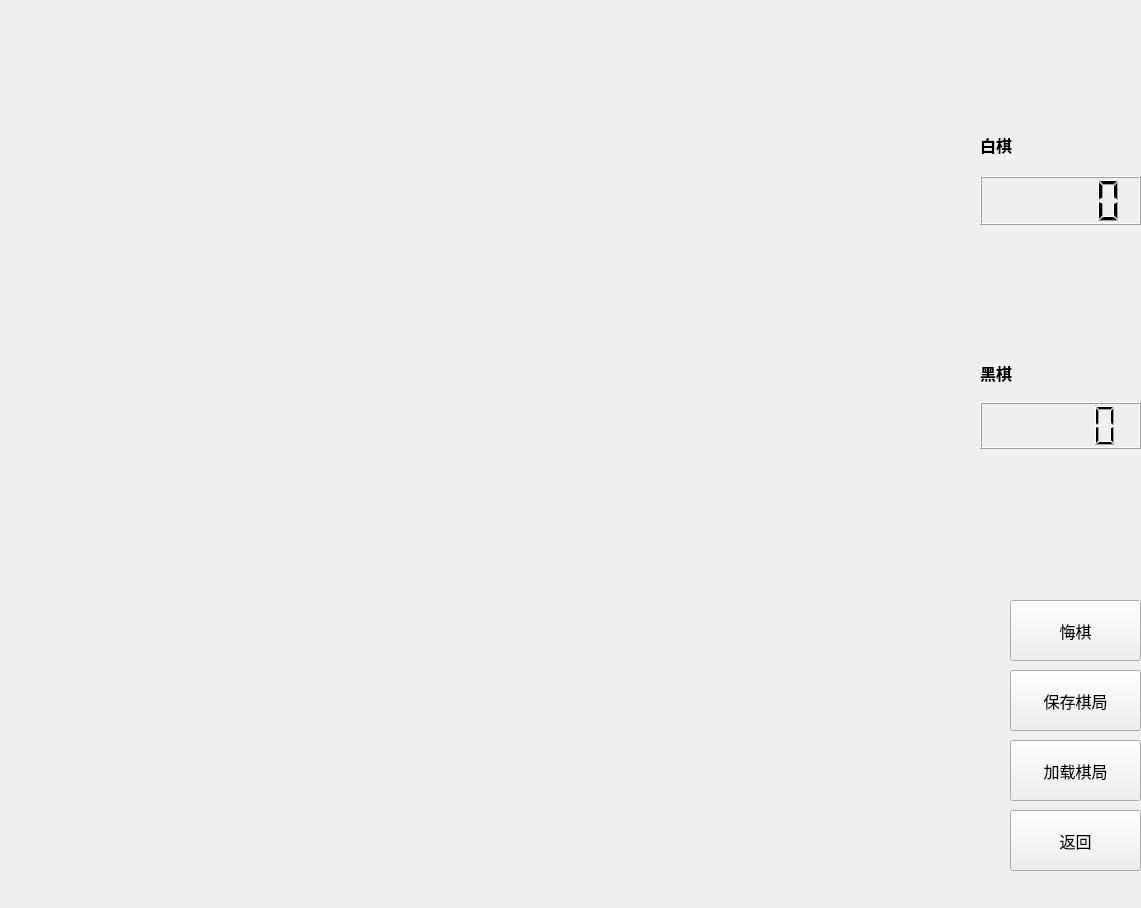
<?xml version="1.0" encoding="UTF-8"?>
<ui version="4.0">
 <class>gamewighet</class>
 <widget class="QWidget" name="gamewighet">
  <property name="geometry">
   <rect>
    <x>0</x>
    <y>0</y>
    <width>1141</width>
    <height>908</height>
   </rect>
  </property>
  <property name="font">
   <font>
    <family>黑体</family>
   </font>
  </property>
  <property name="windowTitle">
   <string>Form</string>
  </property>
  <widget class="QWidget" name="layoutWidget">
   <property name="geometry">
    <rect>
     <x>980</x>
     <y>120</y>
     <width>161</width>
     <height>161</height>
    </rect>
   </property>
   <layout class="QVBoxLayout" name="verticalLayout">
    <item>
     <widget class="QLabel" name="wihte">
      <property name="font">
       <font>
        <family>微软雅黑</family>
        <pointsize>12</pointsize>
        <weight>75</weight>
        <bold>true</bold>
       </font>
      </property>
      <property name="text">
       <string>白棋</string>
      </property>
     </widget>
    </item>
    <item>
     <widget class="QLCDNumber" name="lcd_white">
      <property name="styleSheet">
       <string notr="true">border-image: url(:/x.jpg);</string>
      </property>
     </widget>
    </item>
    <item>
     <widget class="QLabel" name="whitepos">
      <property name="font">
       <font>
        <pointsize>11</pointsize>
       </font>
      </property>
      <property name="text">
       <string/>
      </property>
     </widget>
    </item>
   </layout>
  </widget>
  <widget class="QWidget" name="layoutWidget">
   <property name="geometry">
    <rect>
     <x>980</x>
     <y>350</y>
     <width>161</width>
     <height>151</height>
    </rect>
   </property>
   <layout class="QVBoxLayout" name="verticalLayout_2">
    <item>
     <widget class="QLabel" name="black">
      <property name="font">
       <font>
        <family>微软雅黑</family>
        <pointsize>12</pointsize>
        <weight>75</weight>
        <bold>true</bold>
       </font>
      </property>
      <property name="text">
       <string>黑棋</string>
      </property>
     </widget>
    </item>
    <item>
     <widget class="QLCDNumber" name="lcd_black">
      <property name="styleSheet">
       <string notr="true">border-image: url(:/x.jpg);</string>
      </property>
     </widget>
    </item>
    <item>
     <widget class="QLabel" name="blackpos">
      <property name="font">
       <font>
        <pointsize>11</pointsize>
       </font>
      </property>
      <property name="text">
       <string/>
      </property>
     </widget>
    </item>
   </layout>
   <zorder>lcd_black</zorder>
   <zorder>black</zorder>
   <zorder>blackpos</zorder>
  </widget>
  <widget class="QPushButton" name="returnButton">
   <property name="geometry">
    <rect>
     <x>1010</x>
     <y>810</y>
     <width>131</width>
     <height>61</height>
    </rect>
   </property>
   <property name="font">
    <font>
     <family>黑体</family>
     <pointsize>12</pointsize>
    </font>
   </property>
   <property name="text">
    <string>返回</string>
   </property>
  </widget>
  <widget class="QLabel" name="label_3">
   <property name="geometry">
    <rect>
     <x>990</x>
     <y>220</y>
     <width>81</width>
     <height>18</height>
    </rect>
   </property>
   <property name="font">
    <font>
     <pointsize>12</pointsize>
    </font>
   </property>
   <property name="text">
    <string/>
   </property>
  </widget>
  <widget class="QPushButton" name="pushButton">
   <property name="geometry">
    <rect>
     <x>1010</x>
     <y>600</y>
     <width>131</width>
     <height>61</height>
    </rect>
   </property>
   <property name="font">
    <font>
     <pointsize>12</pointsize>
    </font>
   </property>
   <property name="text">
    <string>悔棋</string>
   </property>
  </widget>
  <widget class="QPushButton" name="saveButton">
   <property name="geometry">
    <rect>
     <x>1010</x>
     <y>670</y>
     <width>131</width>
     <height>61</height>
    </rect>
   </property>
   <property name="font">
    <font>
     <pointsize>12</pointsize>
    </font>
   </property>
   <property name="text">
    <string>保存棋局</string>
   </property>
  </widget>
  <widget class="QPushButton" name="loadButton">
   <property name="geometry">
    <rect>
     <x>1010</x>
     <y>740</y>
     <width>131</width>
     <height>61</height>
    </rect>
   </property>
   <property name="font">
    <font>
     <pointsize>12</pointsize>
    </font>
   </property>
   <property name="text">
    <string>加载棋局</string>
   </property>
  </widget>
 </widget>
 <resources/>
 <connections/>
</ui>
